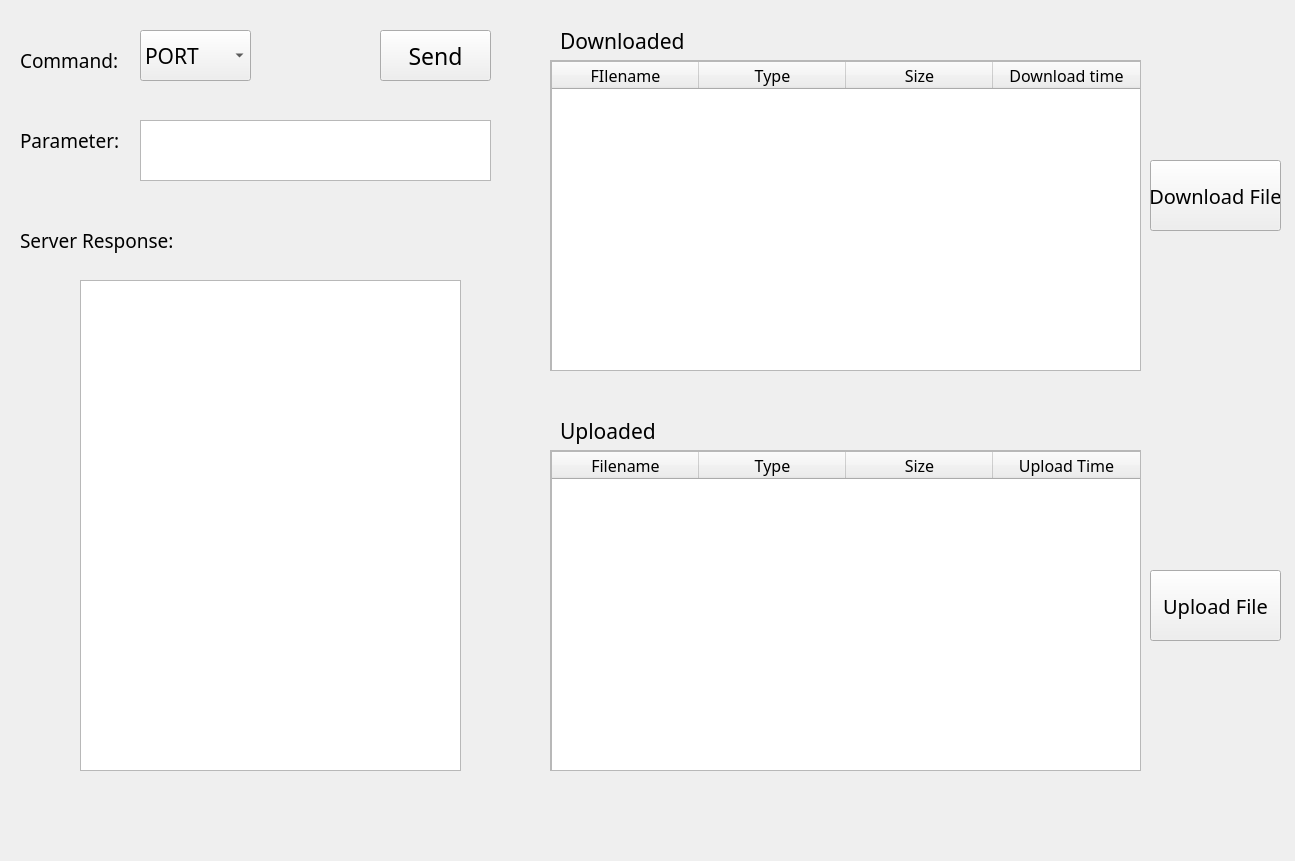
<?xml version="1.0" encoding="UTF-8"?>
<ui version="4.0">
 <class>Form</class>
 <widget class="QWidget" name="Form">
  <property name="geometry">
   <rect>
    <x>0</x>
    <y>0</y>
    <width>1295</width>
    <height>861</height>
   </rect>
  </property>
  <property name="font">
   <font>
    <family>Samyak Malayalam</family>
   </font>
  </property>
  <property name="windowTitle">
   <string>Form</string>
  </property>
  <widget class="QScrollArea" name="scrollArea_2">
   <property name="geometry">
    <rect>
     <x>550</x>
     <y>60</y>
     <width>591</width>
     <height>311</height>
    </rect>
   </property>
   <property name="widgetResizable">
    <bool>true</bool>
   </property>
   <widget class="QWidget" name="scrollAreaWidgetContents_2">
    <property name="geometry">
     <rect>
      <x>0</x>
      <y>0</y>
      <width>589</width>
      <height>309</height>
     </rect>
    </property>
    <widget class="QTableWidget" name="tableWidget">
     <property name="geometry">
      <rect>
       <x>0</x>
       <y>0</y>
       <width>591</width>
       <height>311</height>
      </rect>
     </property>
     <property name="font">
      <font>
       <family>Samyak Malayalam</family>
       <pointsize>12</pointsize>
      </font>
     </property>
     <property name="layoutDirection">
      <enum>Qt::LeftToRight</enum>
     </property>
     <property name="lineWidth">
      <number>1</number>
     </property>
     <attribute name="horizontalHeaderCascadingSectionResizes">
      <bool>true</bool>
     </attribute>
     <attribute name="horizontalHeaderDefaultSectionSize">
      <number>147</number>
     </attribute>
     <attribute name="verticalHeaderMinimumSectionSize">
      <number>31</number>
     </attribute>
     <attribute name="verticalHeaderDefaultSectionSize">
      <number>34</number>
     </attribute>
     <column>
      <property name="text">
       <string>FIlename</string>
      </property>
     </column>
     <column>
      <property name="text">
       <string>Type</string>
      </property>
     </column>
     <column>
      <property name="text">
       <string>Size</string>
      </property>
     </column>
     <column>
      <property name="text">
       <string>Download time</string>
      </property>
     </column>
    </widget>
   </widget>
  </widget>
  <widget class="QScrollArea" name="scrollArea">
   <property name="geometry">
    <rect>
     <x>550</x>
     <y>450</y>
     <width>591</width>
     <height>321</height>
    </rect>
   </property>
   <property name="widgetResizable">
    <bool>true</bool>
   </property>
   <widget class="QWidget" name="scrollAreaWidgetContents">
    <property name="geometry">
     <rect>
      <x>0</x>
      <y>0</y>
      <width>589</width>
      <height>319</height>
     </rect>
    </property>
    <widget class="QTableWidget" name="tableWidget_2">
     <property name="geometry">
      <rect>
       <x>0</x>
       <y>0</y>
       <width>591</width>
       <height>321</height>
      </rect>
     </property>
     <property name="font">
      <font>
       <family>Samyak Malayalam</family>
       <pointsize>12</pointsize>
      </font>
     </property>
     <attribute name="horizontalHeaderDefaultSectionSize">
      <number>147</number>
     </attribute>
     <column>
      <property name="text">
       <string>Filename</string>
      </property>
     </column>
     <column>
      <property name="text">
       <string>Type</string>
      </property>
     </column>
     <column>
      <property name="text">
       <string>Size</string>
      </property>
     </column>
     <column>
      <property name="text">
       <string>Upload Time</string>
      </property>
     </column>
    </widget>
   </widget>
  </widget>
  <widget class="QPushButton" name="downloadbutton">
   <property name="geometry">
    <rect>
     <x>1150</x>
     <y>160</y>
     <width>131</width>
     <height>71</height>
    </rect>
   </property>
   <property name="font">
    <font>
     <family>Yrsa Medium</family>
     <pointsize>15</pointsize>
     <weight>50</weight>
     <bold>false</bold>
    </font>
   </property>
   <property name="text">
    <string>Download File</string>
   </property>
  </widget>
  <widget class="QPushButton" name="uploadbutton">
   <property name="geometry">
    <rect>
     <x>1150</x>
     <y>570</y>
     <width>131</width>
     <height>71</height>
    </rect>
   </property>
   <property name="font">
    <font>
     <family>Yrsa Medium</family>
     <pointsize>15</pointsize>
     <weight>50</weight>
     <bold>false</bold>
    </font>
   </property>
   <property name="text">
    <string>Upload File</string>
   </property>
  </widget>
  <widget class="QLabel" name="DLlabel">
   <property name="geometry">
    <rect>
     <x>560</x>
     <y>20</y>
     <width>171</width>
     <height>41</height>
    </rect>
   </property>
   <property name="font">
    <font>
     <family>Samyak Malayalam</family>
     <pointsize>16</pointsize>
    </font>
   </property>
   <property name="text">
    <string>Downloaded</string>
   </property>
  </widget>
  <widget class="QLabel" name="ULlabel">
   <property name="geometry">
    <rect>
     <x>560</x>
     <y>410</y>
     <width>171</width>
     <height>41</height>
    </rect>
   </property>
   <property name="font">
    <font>
     <family>Samyak Malayalam</family>
     <pointsize>16</pointsize>
    </font>
   </property>
   <property name="text">
    <string>Uploaded</string>
   </property>
  </widget>
  <widget class="QComboBox" name="conmandchoose">
   <property name="geometry">
    <rect>
     <x>140</x>
     <y>30</y>
     <width>111</width>
     <height>51</height>
    </rect>
   </property>
   <property name="font">
    <font>
     <family>Samyak Malayalam</family>
     <pointsize>16</pointsize>
    </font>
   </property>
   <property name="layoutDirection">
    <enum>Qt::LeftToRight</enum>
   </property>
   <item>
    <property name="text">
     <string>PORT</string>
    </property>
   </item>
   <item>
    <property name="text">
     <string>PASV</string>
    </property>
   </item>
   <item>
    <property name="text">
     <string>RETR</string>
    </property>
   </item>
   <item>
    <property name="text">
     <string>STOR</string>
    </property>
   </item>
   <item>
    <property name="text">
     <string>MKD</string>
    </property>
   </item>
   <item>
    <property name="text">
     <string>CWD</string>
    </property>
   </item>
   <item>
    <property name="text">
     <string>PWD</string>
    </property>
   </item>
   <item>
    <property name="text">
     <string>LIST</string>
    </property>
   </item>
   <item>
    <property name="text">
     <string>RMD</string>
    </property>
   </item>
   <item>
    <property name="text">
     <string>RNFR</string>
    </property>
   </item>
   <item>
    <property name="text">
     <string>RNTO</string>
    </property>
   </item>
   <item>
    <property name="text">
     <string>SYST</string>
    </property>
   </item>
   <item>
    <property name="text">
     <string>TYPE</string>
    </property>
   </item>
   <item>
    <property name="text">
     <string>QUIT</string>
    </property>
   </item>
  </widget>
  <widget class="QLabel" name="Cmlabel">
   <property name="geometry">
    <rect>
     <x>20</x>
     <y>40</y>
     <width>121</width>
     <height>41</height>
    </rect>
   </property>
   <property name="font">
    <font>
     <family>Samyak Malayalam</family>
     <pointsize>14</pointsize>
    </font>
   </property>
   <property name="text">
    <string>Command:</string>
   </property>
  </widget>
  <widget class="QTextEdit" name="parametertext">
   <property name="geometry">
    <rect>
     <x>140</x>
     <y>120</y>
     <width>351</width>
     <height>61</height>
    </rect>
   </property>
  </widget>
  <widget class="QLabel" name="PRlabel">
   <property name="geometry">
    <rect>
     <x>20</x>
     <y>120</y>
     <width>121</width>
     <height>41</height>
    </rect>
   </property>
   <property name="font">
    <font>
     <family>Samyak Malayalam</family>
     <pointsize>14</pointsize>
    </font>
   </property>
   <property name="text">
    <string>Parameter:</string>
   </property>
  </widget>
  <widget class="QLabel" name="SRlabel">
   <property name="geometry">
    <rect>
     <x>20</x>
     <y>220</y>
     <width>211</width>
     <height>41</height>
    </rect>
   </property>
   <property name="font">
    <font>
     <family>Samyak Malayalam</family>
     <pointsize>14</pointsize>
    </font>
   </property>
   <property name="text">
    <string>Server Response:</string>
   </property>
  </widget>
  <widget class="QListWidget" name="serverresponselist">
   <property name="geometry">
    <rect>
     <x>80</x>
     <y>280</y>
     <width>381</width>
     <height>491</height>
    </rect>
   </property>
  </widget>
  <widget class="QPushButton" name="sendbutton">
   <property name="geometry">
    <rect>
     <x>380</x>
     <y>30</y>
     <width>111</width>
     <height>51</height>
    </rect>
   </property>
   <property name="font">
    <font>
     <family>Yrsa Medium</family>
     <pointsize>17</pointsize>
    </font>
   </property>
   <property name="text">
    <string>Send</string>
   </property>
  </widget>
 </widget>
 <resources/>
 <connections/>
</ui>
